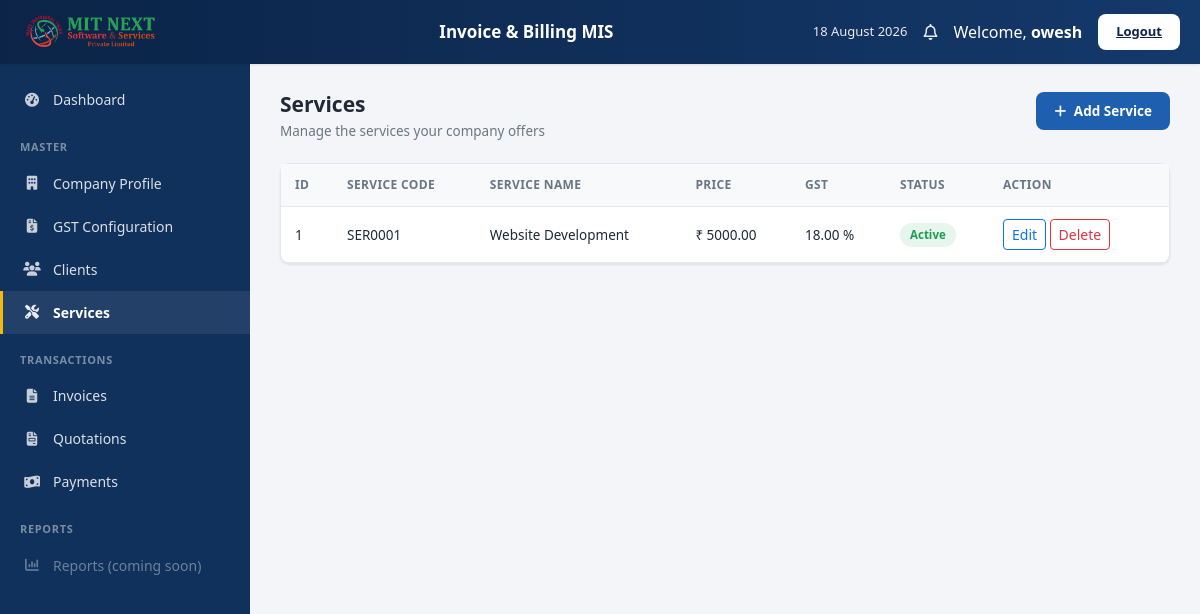
Screenshot of /master/services/ (signed in) with the database file from the repository.
### master/models.py (models this page shows, shortened)
class Service(models.Model):
    service_code = models.CharField(max_length=10, unique=True, editable=False)
    service_name = models.CharField(max_length=100)
    hsn_code = models.CharField(
        max_length=20,
        blank=True,
        verbose_name="HSN/SAC Code",
        help_text="HSN/SAC code shown on invoice and quotation PDFs."
    )
    description = models.TextField()
    price = models.DecimalField(max_digits=10, decimal_places=2)
    gst = models.ForeignKey(
        GstConfiguration,
        on_delete=models.PROTECT
    )
    is_active = models.BooleanField(default=True)
    created_at = models.DateTimeField(auto_now_add=True)
    updated_at = models.DateTimeField(auto_now=True)

class GstConfiguration(models.Model):
    gst_name = models.CharField(max_length=50)
    gst_percentage = models.DecimalField(max_digits=5, decimal_places=2)
    cgst = models.DecimalField(max_digits=5, decimal_places=2)
    sgst = models.DecimalField(max_digits=5, decimal_places=2)
    igst = models.DecimalField(max_digits=5, decimal_places=2)
    is_active = models.BooleanField(default=True)
    created_at = models.DateTimeField(auto_now_add=True)

### master/views.py (the view)
@login_required
def service_list(request):
    services = Service.objects.all()
    return render(request,
                  "master/service_list.html",
                  {"services": services})

### master/templates/master/service_list.html (shortened to what this page needs)
{% extends "layout/app_shell.html" %}
{% block content %}
<div class="page-heading d-flex justify-content-between align-items-start flex-wrap gap-2">
    <div>
        <h2>Services</h2>
        <p>Manage the services your company offers</p>
    </div>
    <a href="{% url 'add_service' %}" class="btn-shell-primary text-decoration-none"
       hx-get="{% url 'add_service' %}" hx-select="#main-content" hx-target="#main-content"
       hx-swap="outerHTML" hx-push-url="true">
        <i class="fa-solid fa-plus me-1"></i> Add Service
    </a>
</div>
<div class="shell-card">
    <div class="shell-card-body p-0">
        <table class="shell-table">
            <thead>
                <tr>
                    <th>ID</th>
                    <th>Service Code</th>
                    <th>Service Name</th>
                    <th>Price</th>
                    <th>GST</th>
                    <th>Status</th>
                    <th width="180">Action</th>
                </tr>
            </thead>
            <tbody>
            {% for service in services %}
                <tr>
                    <td>{{ service.id }}</td>
                    <td>{{ service.service_code }}</td>
                    <td>{{ service.service_name }}</td>
                    <td>₹ {{ service.price }}</td>
                    <td>{{ service.gst.gst_percentage }} %</td>
                    <td>
                        {% if service.is_active %}
                            <span class="badge-active">Active</span>
                        {% else %}
                            <span class="badge-inactive">Inactive</span>
                        {% endif %}
                    </td>
                    <td>
                        <a href="{% url 'edit_service' service.id %}" class="btn btn-sm btn-outline-primary"
                           hx-get="{% url 'edit_service' service.id %}" hx-select="#main-content"
                           hx-target="#main-content" hx-swap="outerHTML" hx-push-url="true">
                            Edit
                        </a>
                        <a href="{% url 'delete_service' service.id %}"
                           class="btn btn-sm btn-outline-danger"
                           onclick="return confirm('Delete this service?');">
                            Delete
                        </a>
                    </td>
                </tr>
            {% empty %}
                <tr><td colspan="7" class="text-center text-muted py-4">No Services Found.</td></tr>
            {% endfor %}
            </tbody>
        </table>
    </div>
</div>
{% endblock %}

### accounts/templates/layout/app_shell.html (shortened to what this page needs)
{% load static %}
<!DOCTYPE html>
<html lang="en">
<head>
    <link href="https://cdn.jsdelivr.net/npm/bootstrap@5.3.7/dist/css/bootstrap.min.css" rel="stylesheet">
    <link rel="stylesheet" href="https://cdnjs.cloudflare.com/ajax/libs/font-awesome/6.7.2/css/all.min.css">
    <link rel="stylesheet" href="{% static 'css/app-shell.css' %}">
</head>
<body class="shell-body">
<header class="shell-header">
    <div class="brand">
        <div class="logo1"><img src="../static/images/logo1.png" alt=""></div>
    </div>
    <div class="app-name">
        <div class="main">Invoice &amp; Billing MIS</div>
    </div>
    <div class="header-right">
        <span class="header-date" id="shell-header-date"></span>
        <span class="bell-icon"><i class="fa-regular fa-bell"></i></span>
        <span>Welcome, <b>{{ request.user.username }}</b></span>
        <a href="{% url 'logout' %}" class="btn-logout">Logout</a>
    </div>
</header>
<aside class="shell-sidebar" id="shell-sidebar">
    <a href="{% url 'dashboard' %}"
       class="side-link {% if request.resolver_match.url_name == 'dashboard' %}active{% endif %}"
       hx-get="{% url 'dashboard' %}" hx-select="#main-content" hx-target="#main-content"
       hx-swap="outerHTML" hx-push-url="true">
    </a>
    <div class="side-section-title">Master</div>
    <a href="{% url 'company_profile' %}"
       class="side-link {% if request.resolver_match.url_name in 'company_profile,edit_company' %}active{% endif %}"
       hx-get="{% url 'company_profile' %}" hx-select="#main-content" hx-target="#main-content"
       hx-swap="outerHTML" hx-push-url="true">
        <i class="fa-solid fa-building"></i> Company Profile
    </a>
    <a href="{% url 'gst_list' %}"
       class="side-link {% if 'gst' in request.resolver_match.url_name %}active{% endif %}"
       hx-get="{% url 'gst_list' %}" hx-select="#main-content" hx-target="#main-content"
       hx-swap="outerHTML" hx-push-url="true">
        <i class="fa-solid fa-file-invoice-dollar"></i> GST Configuration
    </a>
    <a href="{% url 'client_list' %}"
       class="side-link {% if 'client' in request.resolver_match.url_name %}active{% endif %}"
       hx-get="{% url 'client_list' %}" hx-select="#main-content" hx-target="#main-content"
       hx-swap="outerHTML" hx-push-url="true">
        <i class="fa-solid fa-users"></i> Clients
    </a>
    <a href="{% url 'service_list' %}"
       class="side-link {% if 'service' in request.resolver_match.url_name %}active{% endif %}"
       hx-get="{% url 'service_list' %}" hx-select="#main-content" hx-target="#main-content"
       hx-swap="outerHTML" hx-push-url="true">
        <i class="fa-solid fa-screwdriver-wrench"></i> Services
    </a>
    <div class="side-section-title">Transactions</div>
    <a href="{% url 'invoice_list' %}"
       class="side-link {% if 'invoice' in request.resolver_match.url_name %}active{% endif %}"
       hx-get="{% url 'invoice_list' %}" hx-select="#main-content" hx-target="#main-content"
       hx-swap="outerHTML" hx-push-url="true">
        <i class="fa-solid fa-file-lines"></i> Invoices
    </a>
    <a href="{% url 'quotation_list' %}"
       class="side-link {% if 'quotation' in request.resolver_match.url_name %}active{% endif %}"
       hx-get="{% url 'quotation_list' %}" hx-select="#main-content" hx-target="#main-content"
       hx-swap="outerHTML" hx-push-url="true">
        <i class="fa-solid fa-file-invoice"></i> Quotations
    </a>
    <a href="{% url 'payment_list' %}"
       class="side-link {% if 'payment' in request.resolver_match.url_name %}active{% endif %}"
       hx-get="{% url 'payment_list' %}" hx-select="#main-content" hx-target="#main-content"
       hx-swap="outerHTML" hx-push-url="true">
        <i class="fa-solid fa-money-bill-wave"></i> Payments
    </a>
    <div class="side-section-title">Reports</div>
    <div class="side-link" style="opacity:0.45; cursor:not-allowed;" title="Reports module not yet built on the backend">
        <i class="fa-solid fa-chart-column"></i> Reports (coming soon)
    </div>
</aside>
<div class="shell-main-wrap">
    <div id="main-content">
        {% block content %}{% endblock %}
    </div>
</div>
</body>
</html>

### static/css/app-shell.css (style rules this page uses)
:root { --navy-900: #0b2447; --navy-800: #10315b; --navy-700: #14396b; --navy-600: #1a4680; --accent-blue: #1e5fb0; --accent-blue-hover: #174a8a; --accent-yellow: #f2b90f; --bg-light: #f3f5f8; --card-bg: #ffffff; --border-light: #e3e7ee; --text-muted: #6b7685; --text-dark: #1f2937; --success: #1f9d55; --danger: #d9414d; --radius: 10px; --shadow-sm: 0 1px 3px rgba(16, 24, 40, 0.06), 0 1px 2px rgba(16, 24, 40, 0.04); --shadow-md: 0 4px 14px rgba(16, 24, 40, 0.08); }
* { box-sizing: border-box; }
body.shell-body { margin: 0; background: var(--bg-light); color: var(--text-dark); font-family: "Segoe UI", -apple-system, BlinkMacSystemFont, Roboto, Arial, sans-serif; }
.shell-header { position: fixed; top: 0; left: 0; right: 0; height: 64px; background: linear-gradient(90deg, var(--navy-900), var(--navy-700)); display: flex; align-items: center; justify-content: space-between; padding: 0 20px; z-index: 1000; box-shadow: var(--shadow-sm); }
.shell-header .brand { display: flex; align-items: center; gap: 12px; color: #fff; min-width: 220px; }
.shell-header .app-name { color: #fff; text-align: center; flex: 1; }
.shell-header .app-name .main { font-weight: 700; font-size: 17px; }
.shell-header .header-right { display: flex; align-items: center; gap: 16px; color: #fff; }
.shell-header .header-right .header-date { font-size: 13px; opacity: 0.9; }
.shell-header .header-right .bell-icon { position: relative; font-size: 16px; cursor: pointer; opacity: 0.9; }
.shell-header .btn-logout { background: #fff; color: var(--navy-900); border: none; padding: 8px 18px; border-radius: 8px; font-weight: 600; font-size: 13px; cursor: pointer; transition: transform 0.15s ease, box-shadow 0.15s ease; }
.shell-sidebar { position: fixed; top: 64px; left: 0; bottom: 0; width: 250px; background: var(--navy-800); overflow-y: auto; padding: 14px 0 30px; z-index: 900; transition: transform 0.25s ease; }
.side-link { display: flex; align-items: center; gap: 12px; padding: 11px 20px; color: rgba(255,255,255,0.85); text-decoration: none; font-size: 14px; border-left: 3px solid transparent; transition: background 0.15s ease, border-color 0.15s ease; cursor: pointer; }
.side-link i { width: 18px; text-align: center; opacity: 0.9; }
.side-link.active { background: rgba(255,255,255,0.08); border-left-color: var(--accent-yellow); color: #fff; font-weight: 600; }
.side-section-title { padding: 18px 20px 6px; font-size: 11px; letter-spacing: 0.06em; color: rgba(255,255,255,0.45); font-weight: 700; text-transform: uppercase; }
.shell-main-wrap { margin-left: 250px; padding-top: 64px; min-height: 100vh; }
#main-content { padding: 28px 30px 60px; animation: contentIn 0.25s ease; }
.page-heading { margin-bottom: 22px; }
.page-heading h2 { font-size: 21px; font-weight: 700; margin: 0 0 4px; color: var(--text-dark); }
.page-heading p { color: var(--text-muted); font-size: 13.5px; margin: 0; }
.stat-card, .shell-card { background: var(--card-bg); border-radius: var(--radius); border: 1px solid var(--border-light); box-shadow: var(--shadow-sm); transition: box-shadow 0.2s ease, transform 0.2s ease; }
.shell-card-body { padding: 18px 20px; }
.btn-shell-primary { background: var(--accent-blue); color: #fff; border: none; padding: 9px 18px; border-radius: 8px; font-weight: 600; font-size: 13.5px; transition: background 0.15s ease, transform 0.1s ease; cursor: pointer; }
.shell-table { width: 100%; border-collapse: collapse; font-size: 13.5px; }
.shell-table thead th { background: #f8f9fb; color: var(--text-muted); font-weight: 600; font-size: 12px; text-transform: uppercase; letter-spacing: 0.03em; padding: 12px 14px; border-bottom: 1px solid var(--border-light); text-align: left; }
.shell-table tbody td { padding: 12px 14px; border-bottom: 1px solid var(--border-light); }
.shell-table tbody tr { transition: background 0.15s ease; }
.badge-active, .badge-status { display: inline-block; padding: 3px 10px; border-radius: 20px; font-size: 11.5px; font-weight: 600; }
.badge-active { background: #e6f6ec; color: var(--success); }
.logo1 { width: 140px; height: 140px; display: flex; align-items: center; justify-content: center; flex-shrink: 0; overflow: hidden; }
.logo1 img { width: 150px; height: 140px; max-width: 150px; max-height: 140px; object-fit: contain; display: block; }

### rows the page displays
Service: id "1", service_code "SER0001", service_name "Website Development", price "5000.00", gst.gst_percentage "18.00", is_active "Active"

### other values shown
{{ request.user.username }} "owesh"
